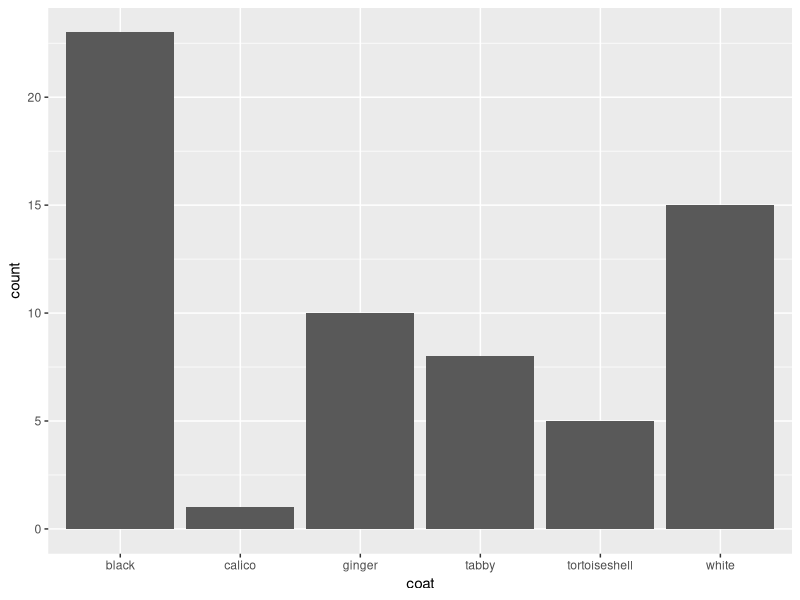
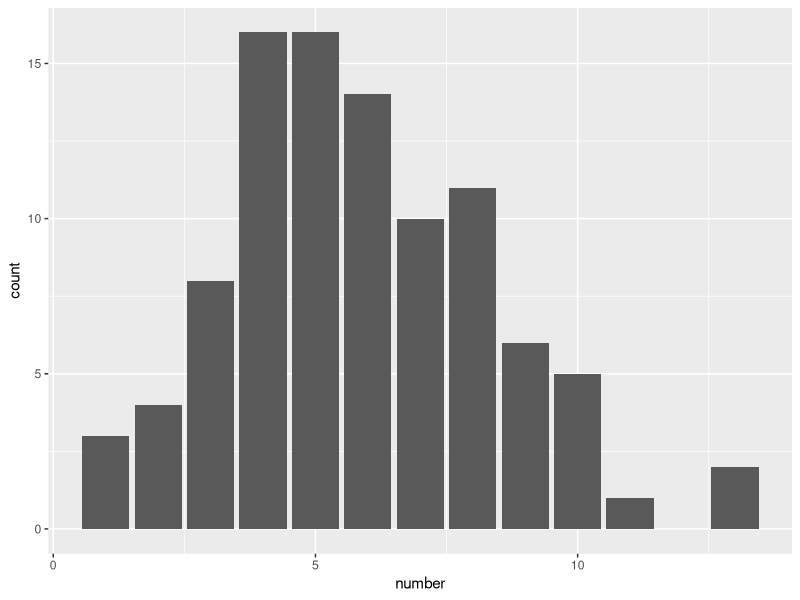
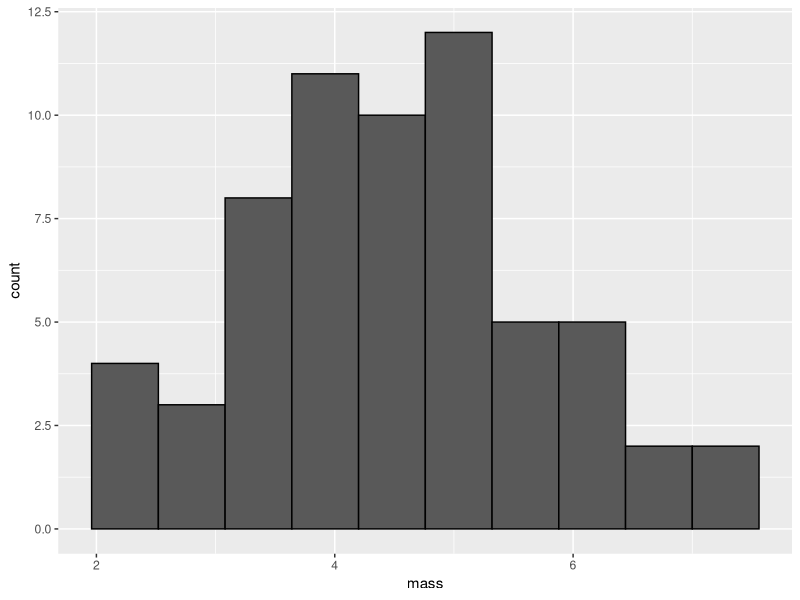

Here is the R script that generated these plots, in order:
## ---- chunk 1
#| include: false
library(tidyverse)
library(kableExtra)
## ---- chunk 2
library(tidyverse)
library(readxl)
## ---- chunk 3
cats <- read_csv("data-raw/cat-coats.csv")
## ---- chunk 4
#| include: false

#---CODING ANSWER---
cells <- read_table("data-raw/cell-size.txt")
fly_bristles <- read_table("data-raw/bristles.txt")
fly_bristles_means <- read_excel("data-raw/bristles-mean.xlsx")
## ---- chunk 5
cats |> 
  group_by(coat) |> 
  count()
## ---- chunk 6
ggplot(cats, aes(x = coat)) +
  geom_bar()
## ---- chunk 7
#| include: false

#---CODING ANSWER---
fly_bristles |> 
  group_by(number) |> 
  count()
## ---- chunk 8
fly_bristles |> 
  summarise(median(number),
            IQR(number))
## ---- chunk 9
fly_bristles_summary <- fly_bristles |> 
  summarise(med = median(number),
            interquartile = IQR(number))
## ---- chunk 10
#| include: false

#---CODING ANSWER---
ggplot(fly_bristles, aes(x = number)) +
  geom_bar()
## ---- chunk 11
cats |> 
  summarise(mean = mean(mass))
## ---- chunk 12
cats |> 
  summarise(mean = mean(mass),
            n = length(mass))
## ---- chunk 13
#| include: false

#---CODING ANSWER---
cats |> 
  summarise(mean = mean(mass),
            n = length(mass),
            standard_dev = sd(mass))
## ---- chunk 14
ggplot(cats, aes(x = mass)) +
  geom_histogram(bins = 10, colour = "black")
## ---- chunk 15
cats |> 
  group_by(coat) |> 
  summarise(mean = mean(mass),
                  standard_dev = sd(mass))
## ---- chunk 16
#| include: false

#---CODING ANSWER---
cells |> 
  summarise(mean = mean(FSC),
            meadian = median(FSC),
            n = length(FSC),
            standard_dev = sd(FSC))
## ---- chunk 17
#| include: false

#---CODING ANSWER---
cells |> 
  summarise(mean = mean(FSC),
            meadian = median(FSC),
            n = length(FSC),
            standard_dev = sd(FSC),
            se = standard_dev/sqrt(n))
